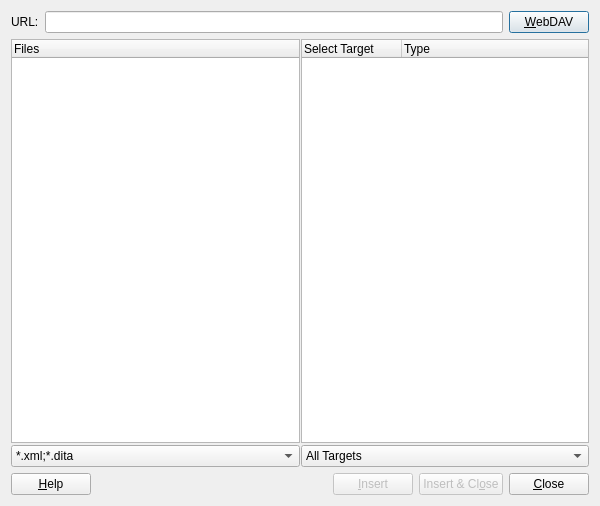
<?xml version="1.0" encoding="UTF-8"?>
<ui version="4.0">
 <class>InsertReferenceDialog</class>
 <widget class="QDialog" name="InsertReferenceDialog">
  <property name="geometry">
   <rect>
    <x>0</x>
    <y>0</y>
    <width>600</width>
    <height>506</height>
   </rect>
  </property>
  <property name="windowTitle">
   <string>Insert Reference</string>
  </property>
  <layout class="QGridLayout">
   <item row="2" column="0">
    <widget class="QPushButton" name="helpButton_">
     <property name="text">
      <string>&amp;Help</string>
     </property>
     <property name="shortcut">
      <string>Alt+H</string>
     </property>
     <property name="autoDefault">
      <bool>false</bool>
     </property>
    </widget>
   </item>
   <item row="0" column="0" colspan="5">
    <layout class="QHBoxLayout">
     <item>
      <widget class="QLabel" name="addressLabel_">
       <property name="text">
        <string>URL:</string>
       </property>
       <property name="wordWrap">
        <bool>false</bool>
       </property>
      </widget>
     </item>
     <item>
      <widget class="QLineEdit" name="addressEdit_">
       <property name="sizePolicy">
        <sizepolicy hsizetype="Expanding" vsizetype="Fixed">
         <horstretch>0</horstretch>
         <verstretch>0</verstretch>
        </sizepolicy>
       </property>
      </widget>
     </item>
     <item>
      <widget class="QPushButton" name="browseButton_">
       <property name="sizePolicy">
        <sizepolicy hsizetype="Minimum" vsizetype="Fixed">
         <horstretch>0</horstretch>
         <verstretch>0</verstretch>
        </sizepolicy>
       </property>
       <property name="text">
        <string>&amp;WebDAV</string>
       </property>
       <property name="shortcut">
        <string>Alt+W</string>
       </property>
      </widget>
     </item>
    </layout>
   </item>
   <item row="2" column="2">
    <widget class="QPushButton" name="insertButton_">
     <property name="enabled">
      <bool>false</bool>
     </property>
     <property name="text">
      <string>&amp;Insert</string>
     </property>
     <property name="shortcut">
      <string>Alt+I</string>
     </property>
     <property name="autoDefault">
      <bool>false</bool>
     </property>
    </widget>
   </item>
   <item row="2" column="3">
    <widget class="QPushButton" name="insertAndCloseButton_">
     <property name="enabled">
      <bool>false</bool>
     </property>
     <property name="sizePolicy">
      <sizepolicy hsizetype="Fixed" vsizetype="Fixed">
       <horstretch>0</horstretch>
       <verstretch>0</verstretch>
      </sizepolicy>
     </property>
     <property name="text">
      <string>Insert &amp;&amp; Cl&amp;ose</string>
     </property>
     <property name="shortcut">
      <string>Alt+O</string>
     </property>
    </widget>
   </item>
   <item row="2" column="4">
    <widget class="QPushButton" name="cancelButton_">
     <property name="text">
      <string>&amp;Close</string>
     </property>
     <property name="shortcut">
      <string>Alt+C</string>
     </property>
     <property name="autoDefault">
      <bool>false</bool>
     </property>
    </widget>
   </item>
   <item row="2" column="1">
    <spacer name="spacer5">
     <property name="orientation">
      <enum>Qt::Horizontal</enum>
     </property>
     <property name="sizeType">
      <enum>QSizePolicy::Expanding</enum>
     </property>
     <property name="sizeHint" stdset="0">
      <size>
       <width>220</width>
       <height>20</height>
      </size>
     </property>
    </spacer>
   </item>
   <item row="1" column="0" colspan="5">
    <widget class="QSplitter" name="splitter2">
     <property name="orientation">
      <enum>Qt::Horizontal</enum>
     </property>
     <property name="handleWidth">
      <number>1</number>
     </property>
     <widget class="QWidget" name="layout3">
      <layout class="QVBoxLayout" name="layout3_2">
       <property name="spacing">
        <number>2</number>
       </property>
       <property name="margin">
        <number>0</number>
       </property>
       <item>
        <widget class="QTreeWidget" name="treeView_">
         <property name="sizePolicy">
          <sizepolicy hsizetype="Expanding" vsizetype="Expanding">
           <horstretch>1</horstretch>
           <verstretch>0</verstretch>
          </sizepolicy>
         </property>
         <column>
          <property name="text">
           <string>Files</string>
          </property>
         </column>
        </widget>
       </item>
       <item>
        <widget class="QComboBox" name="extComboBox_">
         <property name="sizePolicy">
          <sizepolicy hsizetype="Minimum" vsizetype="Fixed">
           <horstretch>1</horstretch>
           <verstretch>0</verstretch>
          </sizepolicy>
         </property>
         <item>
          <property name="text">
           <string>*.xml;*.dita</string>
          </property>
         </item>
         <item>
          <property name="text">
           <string>*.*</string>
          </property>
         </item>
        </widget>
       </item>
      </layout>
     </widget>
     <widget class="QWidget" name="layout6">
      <layout class="QVBoxLayout" name="layout6_2">
       <property name="spacing">
        <number>2</number>
       </property>
       <property name="margin">
        <number>0</number>
       </property>
       <item>
        <widget class="QTreeWidget" name="listView_">
         <property name="sizePolicy">
          <sizepolicy hsizetype="Expanding" vsizetype="Expanding">
           <horstretch>2</horstretch>
           <verstretch>0</verstretch>
          </sizepolicy>
         </property>
         <property name="minimumSize">
          <size>
           <width>0</width>
           <height>400</height>
          </size>
         </property>
         <column>
          <property name="text">
           <string>Select Target</string>
          </property>
         </column>
         <column>
          <property name="text">
           <string>Type</string>
          </property>
         </column>
        </widget>
       </item>
       <item>
        <widget class="QComboBox" name="filterComboBox_">
         <property name="sizePolicy">
          <sizepolicy hsizetype="Minimum" vsizetype="Fixed">
           <horstretch>2</horstretch>
           <verstretch>0</verstretch>
          </sizepolicy>
         </property>
         <item>
          <property name="text">
           <string>All Targets</string>
          </property>
         </item>
         <item>
          <property name="text">
           <string>Topic</string>
          </property>
         </item>
         <item>
          <property name="text">
           <string>Step</string>
          </property>
         </item>
         <item>
          <property name="text">
           <string>List Item</string>
          </property>
         </item>
         <item>
          <property name="text">
           <string>Example</string>
          </property>
         </item>
         <item>
          <property name="text">
           <string>Section</string>
          </property>
         </item>
         <item>
          <property name="text">
           <string>Figure</string>
          </property>
         </item>
         <item>
          <property name="text">
           <string>Table</string>
          </property>
         </item>
        </widget>
       </item>
      </layout>
     </widget>
    </widget>
   </item>
  </layout>
 </widget>
 <layoutdefault spacing="6" margin="11"/>
 <pixmapfunction>qPixmapFromMimeSource</pixmapfunction>
 <tabstops>
  <tabstop>treeView_</tabstop>
  <tabstop>listView_</tabstop>
  <tabstop>helpButton_</tabstop>
  <tabstop>insertButton_</tabstop>
  <tabstop>cancelButton_</tabstop>
 </tabstops>
 <resources/>
 <connections>
  <connection>
   <sender>cancelButton_</sender>
   <signal>clicked()</signal>
   <receiver>InsertReferenceDialog</receiver>
   <slot>reject()</slot>
   <hints>
    <hint type="sourcelabel">
     <x>20</x>
     <y>20</y>
    </hint>
    <hint type="destinationlabel">
     <x>20</x>
     <y>20</y>
    </hint>
   </hints>
  </connection>
  <connection>
   <sender>insertButton_</sender>
   <signal>clicked()</signal>
   <receiver>InsertReferenceDialog</receiver>
   <slot>insertLink()</slot>
   <hints>
    <hint type="sourcelabel">
     <x>20</x>
     <y>20</y>
    </hint>
    <hint type="destinationlabel">
     <x>20</x>
     <y>20</y>
    </hint>
   </hints>
  </connection>
  <connection>
   <sender>extComboBox_</sender>
   <signal>activated(int)</signal>
   <receiver>InsertReferenceDialog</receiver>
   <slot>extensionChanged()</slot>
   <hints>
    <hint type="sourcelabel">
     <x>20</x>
     <y>20</y>
    </hint>
    <hint type="destinationlabel">
     <x>20</x>
     <y>20</y>
    </hint>
   </hints>
  </connection>
  <connection>
   <sender>filterComboBox_</sender>
   <signal>activated(int)</signal>
   <receiver>InsertReferenceDialog</receiver>
   <slot>filterChanged()</slot>
   <hints>
    <hint type="sourcelabel">
     <x>20</x>
     <y>20</y>
    </hint>
    <hint type="destinationlabel">
     <x>20</x>
     <y>20</y>
    </hint>
   </hints>
  </connection>
  <connection>
   <sender>insertAndCloseButton_</sender>
   <signal>clicked()</signal>
   <receiver>InsertReferenceDialog</receiver>
   <slot>insertLinkAndClose()</slot>
   <hints>
    <hint type="sourcelabel">
     <x>20</x>
     <y>20</y>
    </hint>
    <hint type="destinationlabel">
     <x>20</x>
     <y>20</y>
    </hint>
   </hints>
  </connection>
  <connection>
   <sender>browseButton_</sender>
   <signal>clicked()</signal>
   <receiver>InsertReferenceDialog</receiver>
   <slot>browse()</slot>
   <hints>
    <hint type="sourcelabel">
     <x>20</x>
     <y>20</y>
    </hint>
    <hint type="destinationlabel">
     <x>20</x>
     <y>20</y>
    </hint>
   </hints>
  </connection>
  <connection>
   <sender>listView_</sender>
   <signal>itemSelectionChanged()</signal>
   <receiver>InsertReferenceDialog</receiver>
   <slot>selectionChanged()</slot>
   <hints>
    <hint type="sourcelabel">
     <x>445</x>
     <y>242</y>
    </hint>
    <hint type="destinationlabel">
     <x>299</x>
     <y>252</y>
    </hint>
   </hints>
  </connection>
  <connection>
   <sender>listView_</sender>
   <signal>itemDoubleClicked(QTreeWidgetItem*,int)</signal>
   <receiver>InsertReferenceDialog</receiver>
   <slot>insertLink()</slot>
   <hints>
    <hint type="sourcelabel">
     <x>445</x>
     <y>242</y>
    </hint>
    <hint type="destinationlabel">
     <x>299</x>
     <y>252</y>
    </hint>
   </hints>
  </connection>
 </connections>
</ui>
